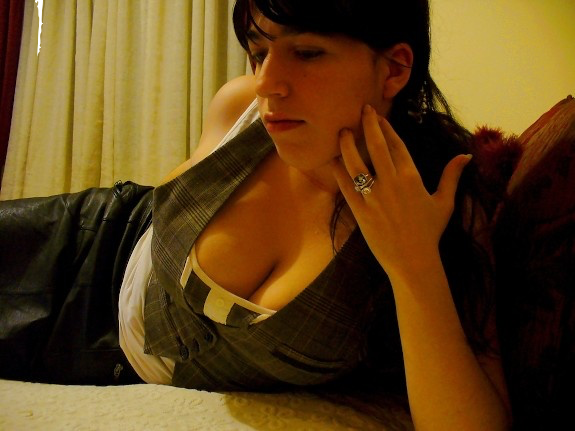
#> input picture newImage-image.png, 575 x 431 px
$ python combine_images.py
#> lines starting #> are read from the running program, lines starting #| are printed output that depends on the picture
from PIL import Image

background = Image.open("newImage-image.png")
#> background is the input picture: PIL image 575x431 RGBA; mean R, G, B, A 95.1, 66.4, 26.2, 254.8
foreground = Image.open("newImage-hed.png")
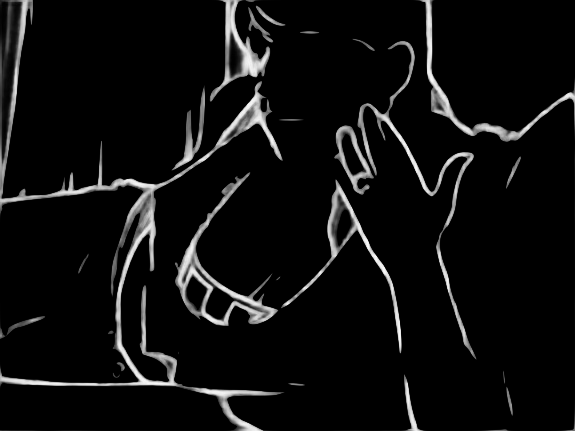
#> input picture newImage-hed.png, 575 x 431 px
#> foreground is the input picture: PIL image 575x431 L; min 0, max 251, mean 14.6

background.paste(foreground, (0, 0), foreground)
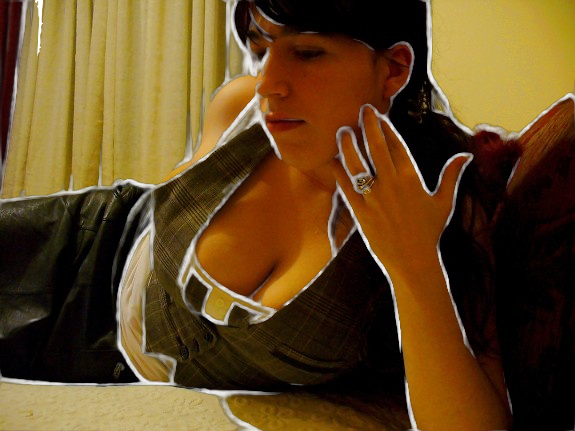
#> background: PIL image 575x431 RGBA; mean R, G, B, A 99, 72, 34.1, 254.8; transparent parts drawn white
background.show()
